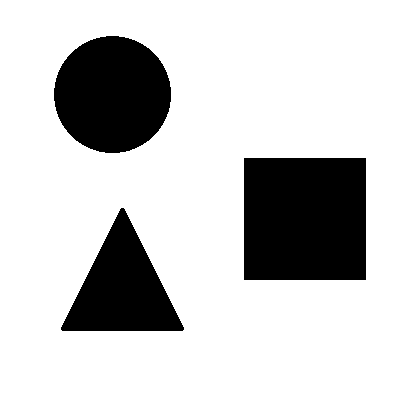
//> input picture issue_34/img.png, 400 x 402 px
$ ./main   (built with g++ and OpenCV 4)
//> lines starting //> are read from the running program, lines starting //| are printed output that depends on the picture; after the words box and inside, x2 and y2 are one past the last pixel; in counts of white or black regions, pixels touching at a corner belong together
#include <opencv2/imgproc.hpp>
#include <opencv2/imgcodecs.hpp>
#include <opencv2/highgui.hpp>
#include <stdlib.h>
#include <stdio.h>
#include <iostream>

using namespace cv;
using namespace std;

int main(){

    Mat src = imread("../img.png");
//> src is the input picture: 402 rows x 400 cols, CV_8UC3; 79.1% white; 3 black regions, box (x1, y1, x2, y2) and area: (244, 158, 366, 280) 14884, (54, 36, 171, 153) 10732, (61, 208, 184, 331) 7927
    if(!src.data){
        cout<<"Image not found"<<endl;
        exit(0);
    }
    Mat img_gray;
    Mat img_Canny;
    double area;
    vector<vector<Point> > contours;

    cvtColor(src,img_gray, CV_RGB2GRAY);
    //blur(img_gray,img_gray,Size(5,5));

    Canny(img_gray,img_Canny,100,127,3);
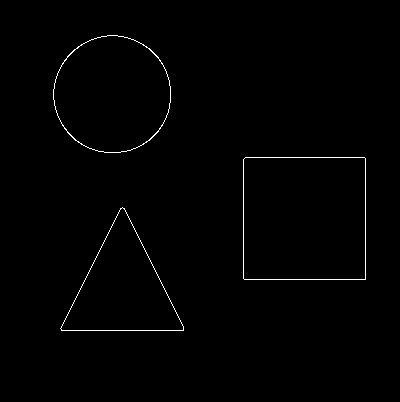
//> img_Canny: 402 rows x 400 cols, CV_8UC1; 0.77% white in thin lines or dots, all inside (x1, y1, x2, y2) = (53, 35, 366, 331)
    threshold(img_Canny,img_Canny,127,255,CV_THRESH_BINARY);
    namedWindow("Canny",CV_WINDOW_NORMAL);
    imshow("Canny",img_Canny);
    waitKey(0);
    destroyWindow("Canny");

    findContours(img_Canny, contours,CV_RETR_EXTERNAL,CV_CHAIN_APPROX_NONE);
//> contours = 3 contours; box (x1, y1, x2, y2) and area: (243, 157, 366, 280) 14881, (53, 35, 171, 153) 10755, (60, 207, 184, 331) 7865
    cout<<"Existe "<<contours.size()<<" contornos!"<<endl;
//| Existe 3 contornos!

    vector<vector<Point> > contours_p(contours.size());
//> contours_p = 3 empty contours
    vector<Rect> bRect(contours.size());
    for(int i=0; i<contours.size(); i++ ){
        approxPolyDP( Mat(contours[i]), contours_p[i], 3, true );
        bRect[i] = boundingRect( Mat(contours_p[i]) );
    }
//> this loop made 3 passes


    Mat drawing = Mat::zeros( img_Canny.size(), CV_8UC3);
    int cont=0;
    char nome[100];
    char namefile[200];
    for (int i=0; i<contours.size();i++){
            drawContours(drawing, contours_p, i, Scalar(0,255,0));
            rectangle(drawing, Point(bRect[i].tl().x,bRect[i].tl().y), Point(bRect[i].br().x,bRect[i].br().y), Scalar(255,0,0));
            area = contourArea(contours_p[i]);
            cout<<"Area do contorno "<< (i+1) <<" = "<<area<<endl;


            //rectangle( drawing, bRect[i].tl(), bRect[i].br(),Scalar(255,0,0), 2, 2, 0 );

            Mat_<uchar> gray;
            cvtColor(drawing,gray,CV_RGB2GRAY);
            Mat_<uchar> janela(bRect[i].br().y-bRect[i].tl().y,bRect[i].br().x-bRect[i].tl().x,1);
            int y,x;
            int y2=0,x2=0;
            for(x=bRect[i].tl().y;x< bRect[i].br().y;x++){
                y2=0;
                for(y=bRect[i].tl().x;y< bRect[i].br().x;y++){
                    janela.at<uchar>(x2,y2)=gray.at<uchar>(x,y);
                    y2++;
                }
                x2++;
            }
            cont++;
            sprintf(nome,"obejto_%d.jpg",cont);
            imshow(nome,janela);
            sprintf(namefile,"../Results/objeto_%d.jpg",cont);
            imwrite(namefile,janela);
    }
//> this loop made 3 passes
//> (area, y2, x2) on passes 1 to 3: (7686, 123, 123), (14642, 123, 123), (10602, 118, 118)
//| Area do contorno 1 = 7686
//| Area do contorno 2 = 14642
//| Area do contorno 3 = 10602
//> pass 1, `imshow(nome,janela);`:
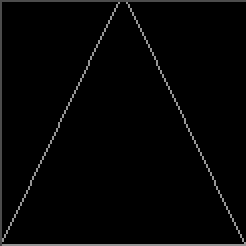
//> window 'obejto_1.jpg': 123 rows x 123 cols, CV_8UC1 (shown 2 times larger); min 0, max 150, mean 4.8
//> pass 2, `cvtColor(drawing,gray,CV_RGB2GRAY);`:
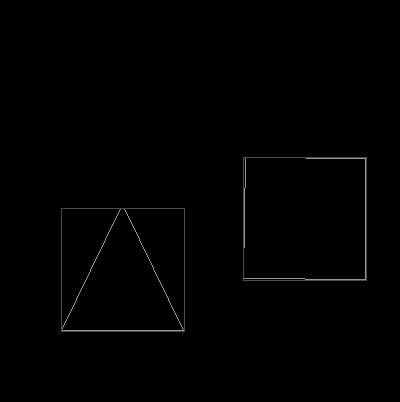
//> gray: 402 rows x 400 cols, CV_8UC1; min 0, max 150, mean 1.2
//> after the loop:
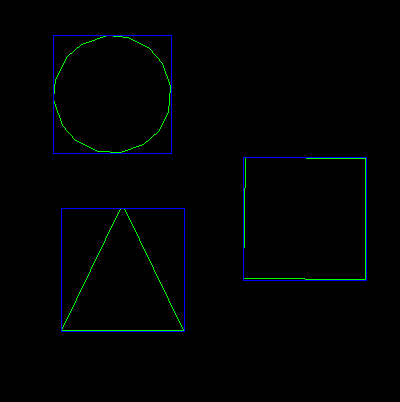
//> drawing: 402 rows x 400 cols, CV_8UC3; mean B, G, R 2.3, 1.7, 0
//> after the loop, cont = 3; nome = "obejto_3.jpg"; namefile = "../Results/objeto_3.jpg"
    namedWindow("Contours",CV_WINDOW_NORMAL);
    imshow("Contours",drawing);
    waitKey(0);
    destroyWindow("Contours");

    imwrite("../Results/contours.jpg",img_Canny);
    imwrite("../Results/DrawingRect.jpg",drawing);

    return 0;

}
